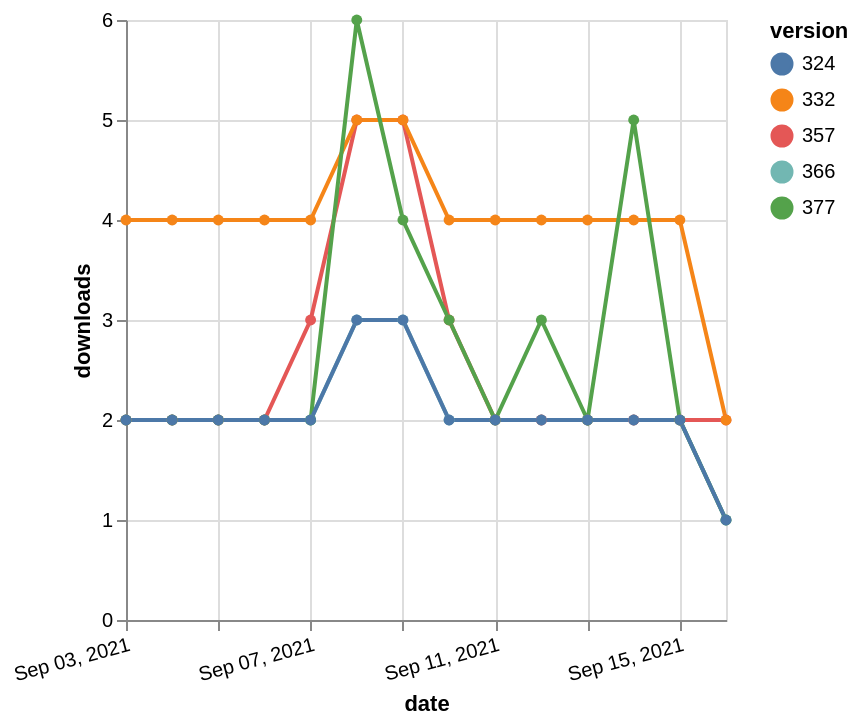

This figure's Vega-Lite source:
### Vega-Lite specification from a JSON file in a GitHub repository (floating-point values rounded to 4 significant figures)
{"$schema": "https://vega.github.io/schema/vega-lite/v5.json", "description": "A simple bar chart with embedded data.", "data": {"values": [{"date": "2021-09-03", "total": 2329, "delta": 2, "version": "366"}, {"date": "2021-09-04", "total": 2331, "delta": 2, "version": "366"}, {"date": "2021-09-05", "total": 2333, "delta": 2, "version": "366"}, {"date": "2021-09-06", "total": 2335, "delta": 2, "version": "366"}, {"date": "2021-09-07", "total": 2337, "delta": 2, "version": "366"}, {"date": "2021-09-08", "total": 2340, "delta": 3, "version": "366"}, {"date": "2021-09-09", "total": 2343, "delta": 3, "version": "366"}, {"date": "2021-09-10", "total": 2345, "delta": 2, "version": "366"}, {"date": "2021-09-11", "total": 2347, "delta": 2, "version": "366"}, {"date": "2021-09-12", "total": 2349, "delta": 2, "version": "366"}, {"date": "2021-09-13", "total": 2351, "delta": 2, "version": "366"}, {"date": "2021-09-14", "total": 2353, "delta": 2, "version": "366"}, {"date": "2021-09-15", "total": 2355, "delta": 2, "version": "366"}, {"date": "2021-09-16", "total": 2356, "delta": 1, "version": "366"}, {"date": "2021-09-03", "total": 2931, "delta": 2, "version": "357"}, {"date": "2021-09-04", "total": 2933, "delta": 2, "version": "357"}, {"date": "2021-09-05", "total": 2935, "delta": 2, "version": "357"}, {"date": "2021-09-06", "total": 2937, "delta": 2, "version": "357"}, {"date": "2021-09-07", "total": 2940, "delta": 3, "version": "357"}, {"date": "2021-09-08", "total": 2945, "delta": 5, "version": "357"}, {"date": "2021-09-09", "total": 2950, "delta": 5, "version": "357"}, {"date": "2021-09-10", "total": 2953, "delta": 3, "version": "357"}, {"date": "2021-09-11", "total": 2955, "delta": 2, "version": "357"}, {"date": "2021-09-12", "total": 2957, "delta": 2, "version": "357"}, {"date": "2021-09-13", "total": 2959, "delta": 2, "version": "357"}, {"date": "2021-09-14", "total": 2961, "delta": 2, "version": "357"}, {"date": "2021-09-15", "total": 2963, "delta": 2, "version": "357"}, {"date": "2021-09-16", "total": 2965, "delta": 2, "version": "357"}, {"date": "2021-09-03", "total": 4966, "delta": 4, "version": "332"}, {"date": "2021-09-04", "total": 4970, "delta": 4, "version": "332"}, {"date": "2021-09-05", "total": 4974, "delta": 4, "version": "332"}, {"date": "2021-09-06", "total": 4978, "delta": 4, "version": "332"}, {"date": "2021-09-07", "total": 4982, "delta": 4, "version": "332"}, {"date": "2021-09-08", "total": 4987, "delta": 5, "version": "332"}, {"date": "2021-09-09", "total": 4992, "delta": 5, "version": "332"}, {"date": "2021-09-10", "total": 4996, "delta": 4, "version": "332"}, {"date": "2021-09-11", "total": 5000, "delta": 4, "version": "332"}, {"date": "2021-09-12", "total": 5004, "delta": 4, "version": "332"}, {"date": "2021-09-13", "total": 5008, "delta": 4, "version": "332"}, {"date": "2021-09-14", "total": 5012, "delta": 4, "version": "332"}, {"date": "2021-09-15", "total": 5016, "delta": 4, "version": "332"}, {"date": "2021-09-16", "total": 5018, "delta": 2, "version": "332"}, {"date": "2021-09-03", "total": 2125, "delta": 2, "version": "377"}, {"date": "2021-09-04", "total": 2127, "delta": 2, "version": "377"}, {"date": "2021-09-05", "total": 2129, "delta": 2, "version": "377"}, {"date": "2021-09-06", "total": 2131, "delta": 2, "version": "377"}, {"date": "2021-09-07", "total": 2133, "delta": 2, "version": "377"}, {"date": "2021-09-08", "total": 2139, "delta": 6, "version": "377"}, {"date": "2021-09-09", "total": 2143, "delta": 4, "version": "377"}, {"date": "2021-09-10", "total": 2146, "delta": 3, "version": "377"}, {"date": "2021-09-11", "total": 2148, "delta": 2, "version": "377"}, {"date": "2021-09-12", "total": 2151, "delta": 3, "version": "377"}, {"date": "2021-09-13", "total": 2153, "delta": 2, "version": "377"}, {"date": "2021-09-14", "total": 2158, "delta": 5, "version": "377"}, {"date": "2021-09-15", "total": 2160, "delta": 2, "version": "377"}, {"date": "2021-09-16", "total": 2161, "delta": 1, "version": "377"}, {"date": "2021-09-03", "total": 2653, "delta": 2, "version": "324"}, {"date": "2021-09-04", "total": 2655, "delta": 2, "version": "324"}, {"date": "2021-09-05", "total": 2657, "delta": 2, "version": "324"}, {"date": "2021-09-06", "total": 2659, "delta": 2, "version": "324"}, {"date": "2021-09-07", "total": 2661, "delta": 2, "version": "324"}, {"date": "2021-09-08", "total": 2664, "delta": 3, "version": "324"}, {"date": "2021-09-09", "total": 2667, "delta": 3, "version": "324"}, {"date": "2021-09-10", "total": 2669, "delta": 2, "version": "324"}, {"date": "2021-09-11", "total": 2671, "delta": 2, "version": "324"}, {"date": "2021-09-12", "total": 2673, "delta": 2, "version": "324"}, {"date": "2021-09-13", "total": 2675, "delta": 2, "version": "324"}, {"date": "2021-09-14", "total": 2677, "delta": 2, "version": "324"}, {"date": "2021-09-15", "total": 2679, "delta": 2, "version": "324"}, {"date": "2021-09-16", "total": 2680, "delta": 1, "version": "324"}]}, "width": "container", "mark": {"type": "line", "point": {"filled": true}}, "encoding": {"x": {"field": "date", "type": "temporal", "timeUnit": "yearmonthdate", "title": "date", "axis": {"labelAngle": -15}}, "y": {"field": "delta", "type": "quantitative", "title": "downloads"}, "color": {"field": "version", "type": "nominal"}, "tooltip": {"field": "delta"}}}
